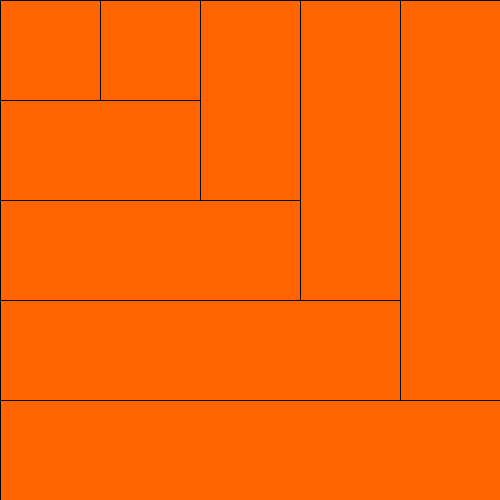
Frame 1 (no input)
Frame 60 (the mouse pressed at the canvas centre just before this capture): identical to frame 1, image omitted
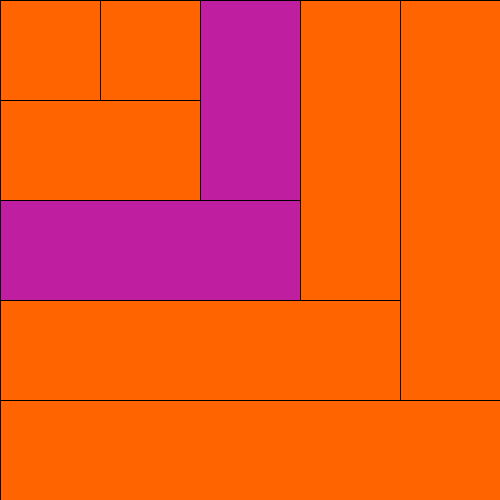
Frame 120 (the mouse held since frame 60 and released just before this capture)

The Processing sketch that drew these frames (run headless with seeded random() and noise(); from frame 60 on, the mouse is pressed at the canvas centre):

// Processing sketch: sketch_2014_10_2
// ── sketch_2014_10_2.pde
//|| = or
//if(mouseX > width/3 && mouseX < 2 * width/3) {
//ellipse(mouseX, mouseY, 20, 20);
int barwidth = 100;
void setup() {
  size(500, 500);
}
void draw() {
  for (int i=0; i<=width;i+=100) {
    if (mouseX > i && mouseX < i + barwidth && mouseY > i && mouseY < i + barwidth) {
      fill(random(255),random(255), random(255));
    }
    else {
      fill(255, 100, 0);
    }
    rect(i, 0, barwidth, width);
    rect(0, i, height, barwidth);
  }
}
